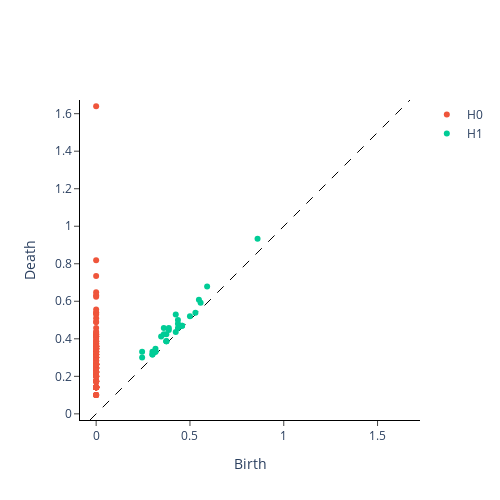

Notebook code for this chart:
### Code cell
# build Vietoris Rips Persistence diagram for 4 dimensions
# calculation of persistence homology
vr = VietorisRipsPersistence()
xt = vr.fit_transform(xp)
vr.plot(xt)
